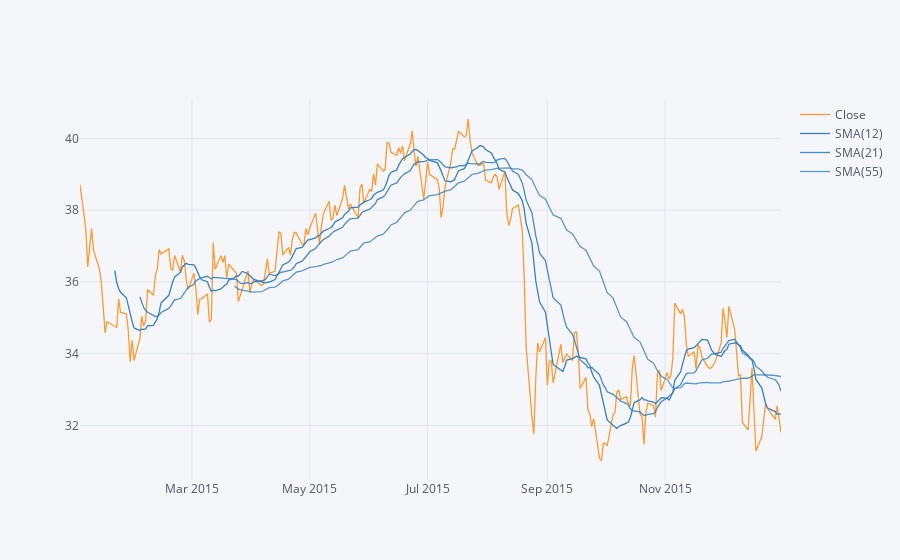

Write notebook code for a chart like this one.
### Markdown cell above
We then pass to *.ta_plot(study='sma')* for a [Simple Moving Averages](https://en.wikipedia.org/wiki/Moving_average) plot of Morgan Stanley for the year 2015.

### Code cell
bank_stocks[bank_stocks.index.year == 2015].xs('MS', axis=1, level='Bank Ticker')['Close'].ta_plot(
    study='sma', title='Simple Moving Avareges for Morgan Stanley', periods=[12,21,55])
# [12, 21, 55] are periods ususally used ina typical financial analysis

### Figure 1 — Plotly figure (JSON) as saved in the notebook; plotly's stock layout.template omitted (floating-point values rounded to 4 significant figures; data arrays with more than 128 entries replaced by an {"elided": "..."} marker saying what was removed)
{"data": [{"line": {"color": "rgba(255, 153, 51, 1.0)", "dash": "solid", "shape": "linear", "width": 1.3}, "mode": "lines", "name": "Close", "text": "", "type": "scatter", "x": {"elided": "252 str values"}, "y": {"elided": "252 float values"}}, {"line": {"color": "rgba(55, 128, 191, 1.0)", "dash": "solid", "shape": "linear", "width": 1.3}, "mode": "lines", "name": "SMA(12)", "text": "", "type": "scatter", "x": {"elided": "252 str values"}, "y": {"elided": "252 mixed values"}}, {"line": {"color": "rgba(55, 128, 191, 0.8999999999999999)", "dash": "solid", "shape": "linear", "width": 1.3}, "mode": "lines", "name": "SMA(21)", "text": "", "type": "scatter", "x": {"elided": "252 str values"}, "y": {"elided": "252 mixed values"}}, {"line": {"color": "rgba(55, 128, 191, 0.7999999999999998)", "dash": "solid", "shape": "linear", "width": 1.3}, "mode": "lines", "name": "SMA(55)", "text": "", "type": "scatter", "x": {"elided": "252 str values"}, "y": {"elided": "252 mixed values"}}], "layout": {"legend": {"bgcolor": "#F5F6F9", "font": {"color": "#4D5663"}}, "paper_bgcolor": "#F5F6F9", "plot_bgcolor": "#F5F6F9", "title": {"font": {"color": "#4D5663"}}, "xaxis": {"gridcolor": "#E1E5ED", "showgrid": true, "tickfont": {"color": "#4D5663"}, "title": {"font": {"color": "#4D5663"}, "text": ""}, "zerolinecolor": "#E1E5ED"}, "yaxis": {"gridcolor": "#E1E5ED", "showgrid": true, "tickfont": {"color": "#4D5663"}, "title": {"font": {"color": "#4D5663"}, "text": ""}, "zerolinecolor": "#E1E5ED"}}}
